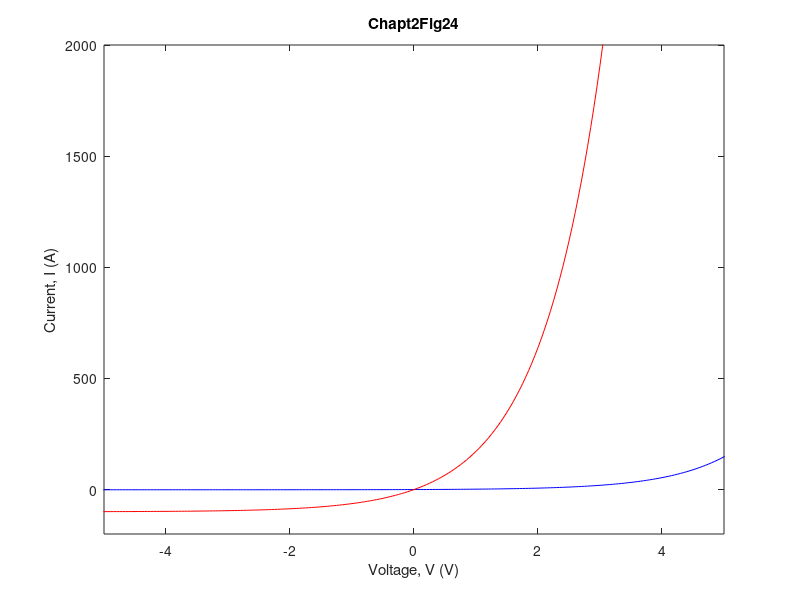
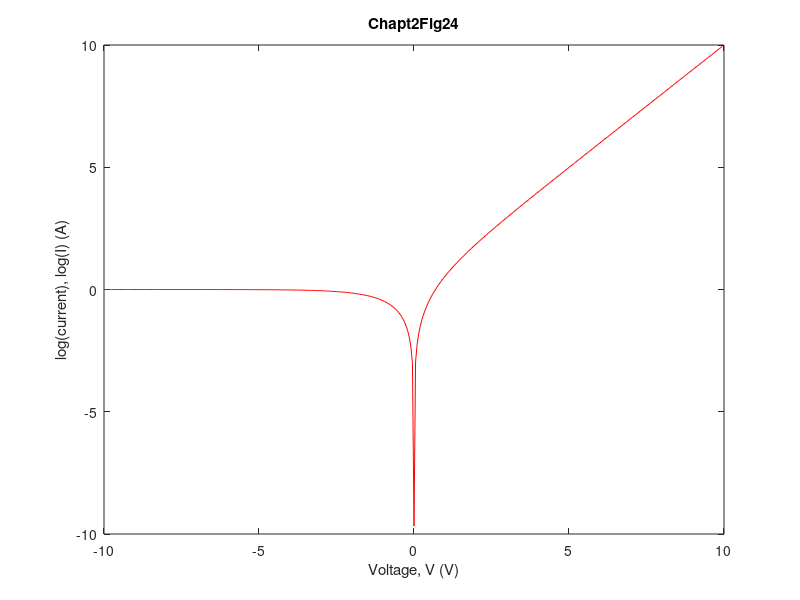

These charts were generated, in order, by the following MATLAB code:
%Chapt2Fig24.m%diode current - voltage characteristics;clear;clf;delta=pi*1e-7;				%increment to avoid divide by zerox=[-10:.05+delta:10]; 	%voltage [start:increment:stop];   y1=(exp(x)-1.);			%currenty2=log(abs(y1));figure(1);grid on;plot(x,y1,'b');hold on;						%keep current plot in the figure;plot(x,y1*100,'r');axis([-5 5 -200 2000]);hold off;temp2=['Chapt2Fig24'];title(temp2);xlabel('Voltage, V (V)');ylabel('Current, I (A)');figure(2);plot(x,y2,'r');title(temp2);xlabel('Voltage, V (V)');ylabel('log(current), log(I) (A)');